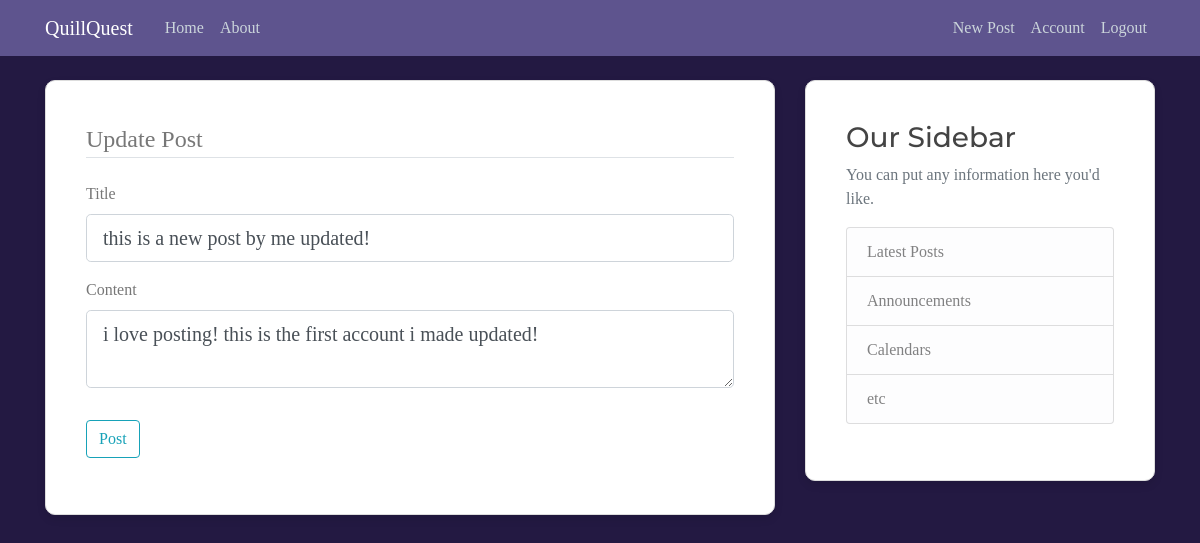
/post/3/update (signed in), run on the app's committed database.
### flaskblog/models.py (models this page shows, shortened)
class Post(db.Model):
    __tablename__ = "post"
    id = db.Column(db.Integer, primary_key= True )
    title = db.Column(db.String(100), nullable= False)
    date_posted= db.Column(db.DateTime, nullable= False, default= datetime.utcnow ) # no (): function as arguement; not current time
    content = db.Column(db.Text, nullable= False)
    user_id = db.Column( db.Integer, db.ForeignKey('user.id'), nullable = False) #lowercase user not class; table and column name

### flaskblog/posts/routes.py (the view)
@posts.route("/post/<int:post_id>/update",  methods=['GET','POST'])  #updating post after posting it. New form, new Route
@login_required
def update_post(post_id):
    post = Post.query.get_or_404(post_id)
    if(post.author != current_user): #only the author can update
        abort(403) #import
    form = PostForm()
    if form.validate_on_submit():
        post.title = form.title.data  #after updating what will happen
        post.content = form.content.data
        db.session.commit()  #no add as already in database just need to update
        flash('Your post has been updated.', 'success')
        return redirect(url_for('posts.post', post_id=post.id))
    elif request.method == 'GET':
        form.title.data = post.title #filling the field to show what the post currently has
        form.content.data = post.content
    return render_template('create_post.html', title='Update Post', form = form, legend = 'Update Post')

### flaskblog/posts/forms.py
class PostForm(FlaskForm):
    title = StringField('Title', validators=[DataRequired()])
    content = TextAreaField('Content', validators=[DataRequired()])
    submit = SubmitField('Post')

### flaskblog/models.py (called while the page is built)
@login_manager.user_loader
def load_user(user_id):  #function for getting user by id
    return User.query.get(int(user_id))

### flaskblog/templates/create_post.html (shortened to what this page needs)
{% extends "layout.html" %}
{% block content %}
<div class="content-section">
    <form method="POST" action="" novalidate>
        <fieldset class="form-group">
            <legend class="border-bottom mb-4"> {{ legend }} </legend>
            <div class="form-group">
                {{ form.title.label(class="form-control-label") }}
                {% if form.title.errors %}
                    {{ form.title(class="form-control form-control-lg is-invalid") }}
                    <div class="invalid-feedback">
                        {% for error in form.title.errors %}
                            <span> {{ error }} </span>
                        {% endfor %}
                    </div>
                {% else %}
                    {{ form.title(class="form-control form-control-lg") }}
                {% endif %}
            </div>
            <div class="form-group">
                {{ form.content.label(class="form-control-label") }}
                {% if form.content.errors %}
                    {{ form.content(class="form-control form-control-lg is-invalid") }}
                    <div class="invalid-feedback">
                        {% for error in form.content.errors %}
                            <span> {{ error }} </span>
                        {% endfor %}
                    </div>
                {% else %}
                    {{ form.content(class="form-control form-control-lg") }}
                {% endif %}
            </div>
        </fieldset>
        <div class="form-group">
            {{ form.submit(class="btn btn-outline-info") }}
        </div>
    </form>
</div>
{% endblock %}

### flaskblog/static/main.css (style rules this page uses)
body { background: #231942; color: #777; font-family: 'Merriweather', serif; font-size: 16px; margin-top: 5rem; }
.content-section { background: #ffffff; padding: 40px; border: 1px solid #dddddd; border-radius: 10px; box-shadow: 0 4px 8px rgba(0, 0, 0, 0.1); margin-bottom: 20px; position: relative; transition: 0.4s; }
.content-section::before { content: ""; position: absolute; bottom: 0; height: 2px; width: 0%; background: #333333; right: 0; transition: width 0.4s; }

### data on the page
Post: title "this is a new post by me updated!", content "i love posting! this is the first account i made updated!"

### other printed values
{{ legend }} "Update Post"
